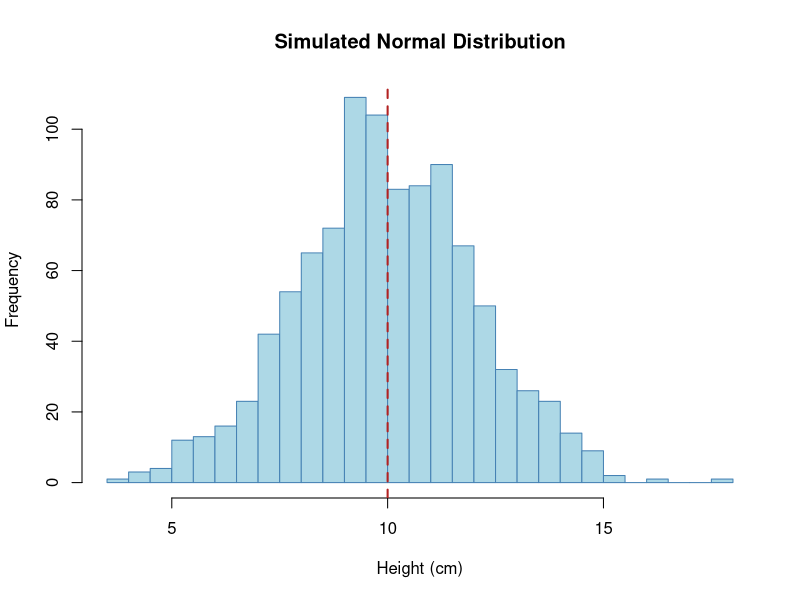
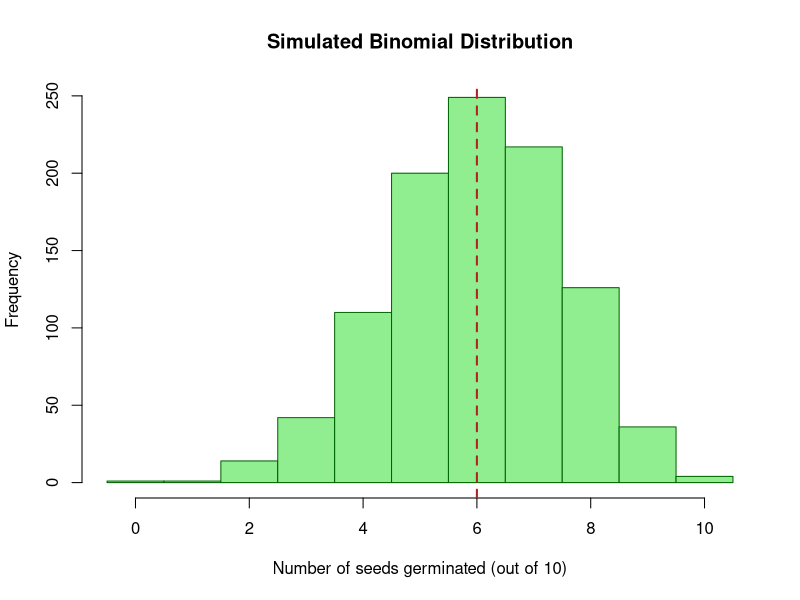
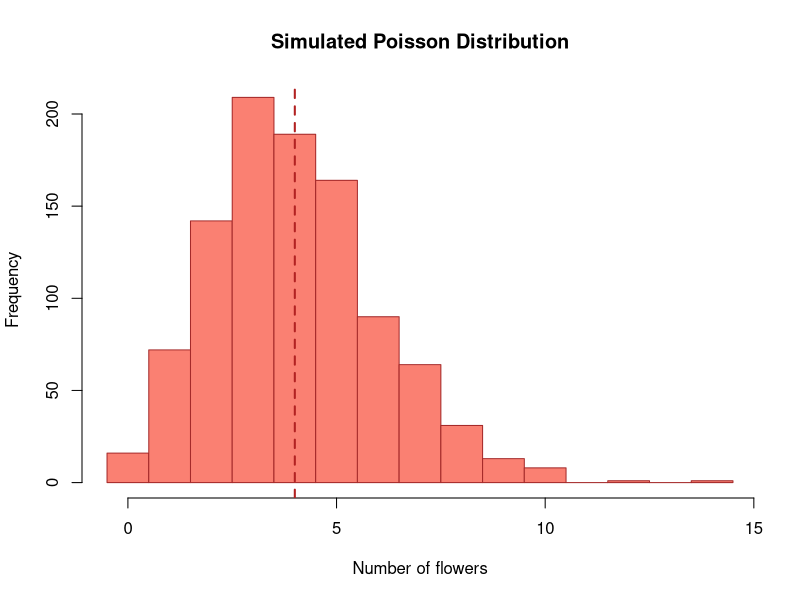
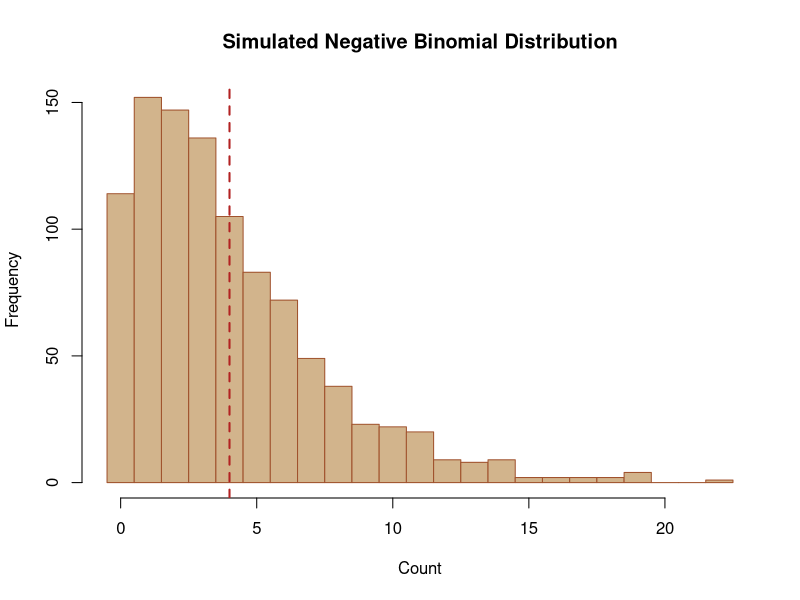
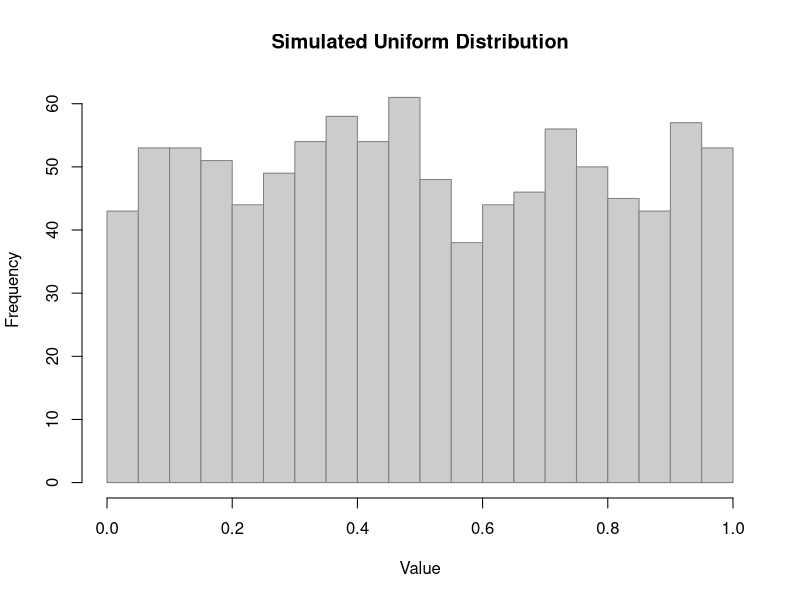

The R source for these figures, in order:
## ---- chunk 1
dist_table <- data.frame(
  `Data Type` = c(
    "Continuous",
    "Continuous (positive, skewed)",
    "Continuous (bounded 0\u20131)",
    "Counts (integers \u2265 0)",
    "Counts with overdispersion",
    "Counts with many zeros",
    "Binary outcomes (0/1)",
    "Proportions from counts",
    "Categorical (unordered)",
    "Ordinal (ordered categories)",
    "Time-to-event",
    "Nonlinear continuous"
  ),
  Distribution = c(
    "Normal (Gaussian)",
    "Gamma",
    "Beta",
    "Poisson",
    "Negative Binomial",
    "Zero-inflated Poisson / NB",
    "Binomial (Bernoulli)",
    "Binomial",
    "Multinomial",
    "Ordinal logistic",
    "Exponential / Weibull",
    "Non-normal, unknown"
  ),
  Link = c(
    "Identity",
    "Log",
    "Logit / log\u2013log",
    "Log",
    "Log",
    "Log",
    "Logit / probit",
    "Logit",
    "Logit",
    "Logit / probit",
    "Log",
    "Identity or specialized"
  ),
  `Ecological Example` = c(
    "Do burned plots have taller seedlings?",
    "Does fertilizer increase biomass (always > 0)?",
    "What proportion of cover is bare soil?",
    "Does precipitation affect pitfall-trapped insects?",
    "Does nutrient addition affect flower counts (variance > mean)?",
    "Do invasive grasses produce many zero seedling counts?",
    "Does shade increase seedling survival probability?",
    "What proportion of seeds germinate per treatment?",
    "Do grazing treatments shift vegetation type frequencies?",
    "Does grazing intensity affect seedling vigor ranks?",
    "How long do seedlings survive under drought?",
    "Is the relationship between age and growth curved?"
  ),
  `Typical Models` = c(
    "t-test, ANOVA, linear regression, LMM",
    "Gamma GLM, Gamma GLMM",
    "Beta regression, Beta GLMM",
    "Poisson GLM, Poisson GLMM",
    "Negative Binomial GLM, NB GLMM",
    "ZIP / ZINB, hurdle models",
    "Logistic regression, Binomial GLM/GLMM",
    "Binomial GLM, logistic regression",
    "Multinomial logistic, Chi-square",
    "Proportional odds (CLM/CLMM)",
    "Survival analysis, Cox regression",
    "GAM, GAMM"
  ),
  check.names = FALSE
)

if (requireNamespace("kableExtra", quietly = TRUE)) {
  knitr::kable(dist_table,
               caption = "Reference: Data types, distributions, and models commonly used in ecology. Bookmark this table\u2014we will return to it throughout the course.",
               format = "html") |>
    kableExtra::kable_styling(bootstrap_options = c("striped", "hover", "condensed"),
                              full_width = TRUE, font_size = 13)
} else {
  knitr::kable(dist_table,
               caption = "Reference: Data types, distributions, and models commonly used in ecology. Bookmark this table\u2014we will return to it throughout the course.")
}
## ---- chunk 2
set.seed(1)
heights <- rnorm(1000, mean = 10, sd = 2)
hist(heights, breaks = 20, col = "lightblue", border = "steelblue",
     main = "Simulated Normal Distribution",
     xlab = "Height (cm)", ylab = "Frequency")
abline(v = 10, lty = 2, lwd = 2, col = "firebrick")
## ---- chunk 3
set.seed(1)
germination <- rbinom(1000, size = 10, prob = 0.6)
hist(germination, breaks = seq(-0.5, 10.5, by = 1), col = "lightgreen", border = "darkgreen",
     main = "Simulated Binomial Distribution",
     xlab = "Number of seeds germinated (out of 10)", ylab = "Frequency")
abline(v = 10 * 0.6, lty = 2, lwd = 2, col = "firebrick")
## ---- chunk 4
set.seed(1)
flower_counts <- rpois(1000, lambda = 4)
hist(flower_counts, breaks = seq(-0.5, max(flower_counts) + 0.5, by = 1),
     col = "salmon", border = "brown",
     main = "Simulated Poisson Distribution",
     xlab = "Number of flowers", ylab = "Frequency")
abline(v = 4, lty = 2, lwd = 2, col = "firebrick")
## ---- chunk 5
set.seed(1)
nb_counts <- rnbinom(1000, size = 2, mu = 4)
hist(nb_counts, breaks = seq(-0.5, max(nb_counts) + 0.5, by = 1),
     col = "tan", border = "sienna",
     main = "Simulated Negative Binomial Distribution",
     xlab = "Count", ylab = "Frequency")
abline(v = 4, lty = 2, lwd = 2, col = "firebrick")
## ---- chunk 6
set.seed(1)
uniform_vals <- runif(1000, min = 0, max = 1)
hist(uniform_vals, breaks = 20, col = "gray80", border = "gray50",
     main = "Simulated Uniform Distribution",
     xlab = "Value", ylab = "Frequency")
